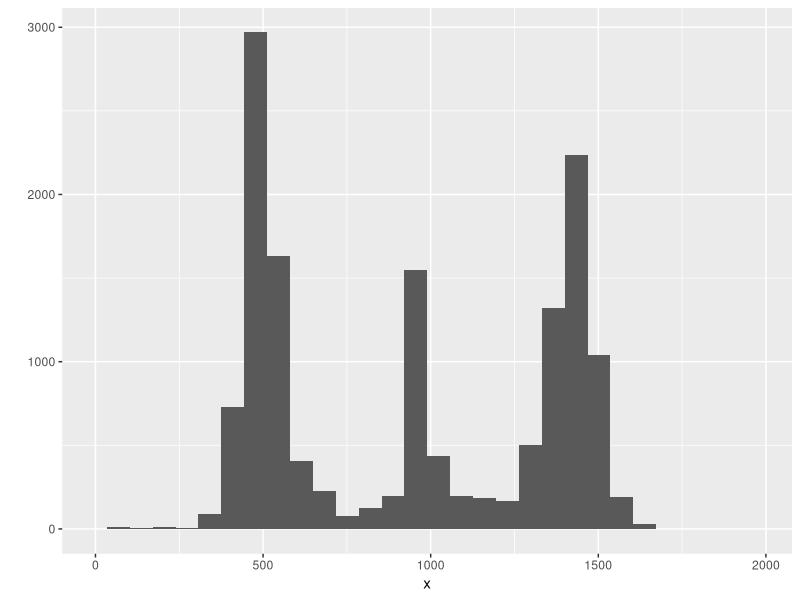
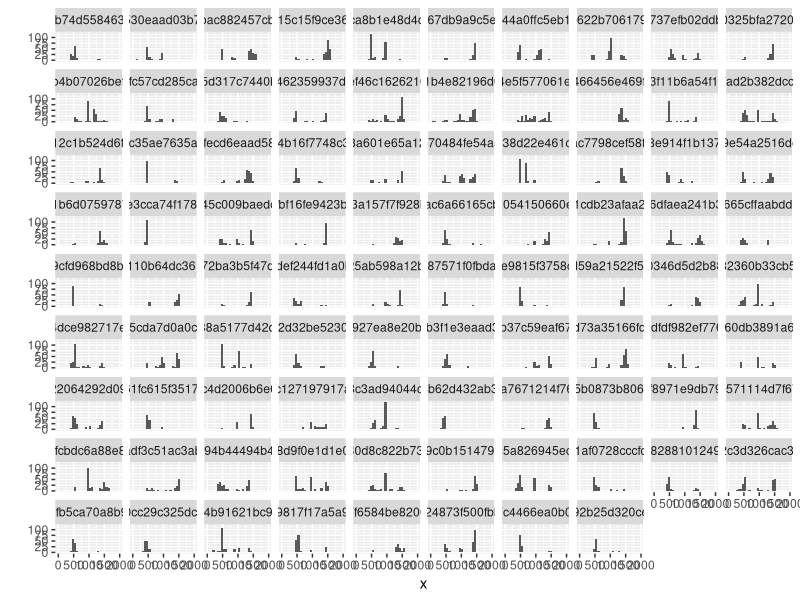
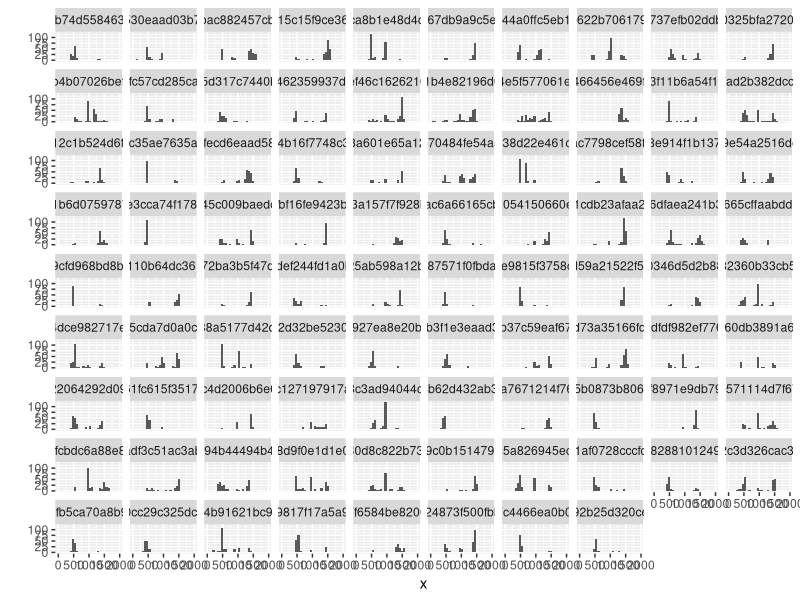
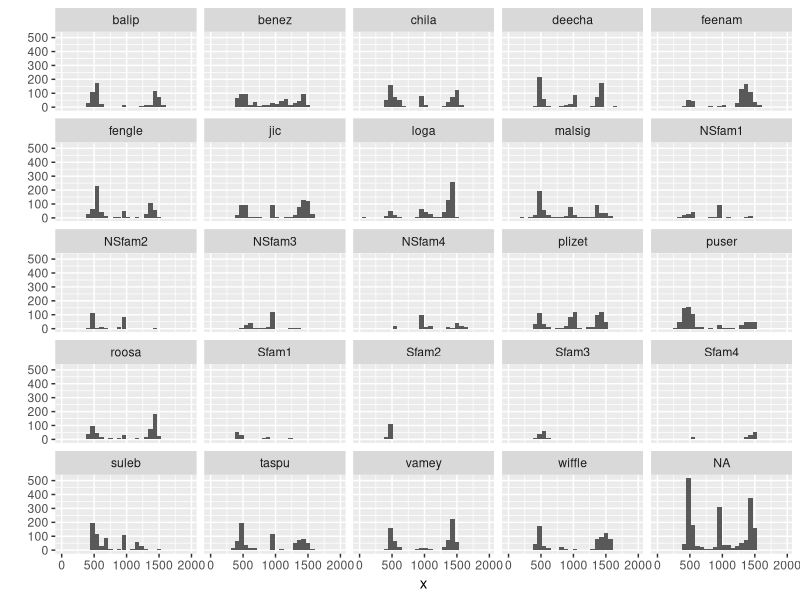
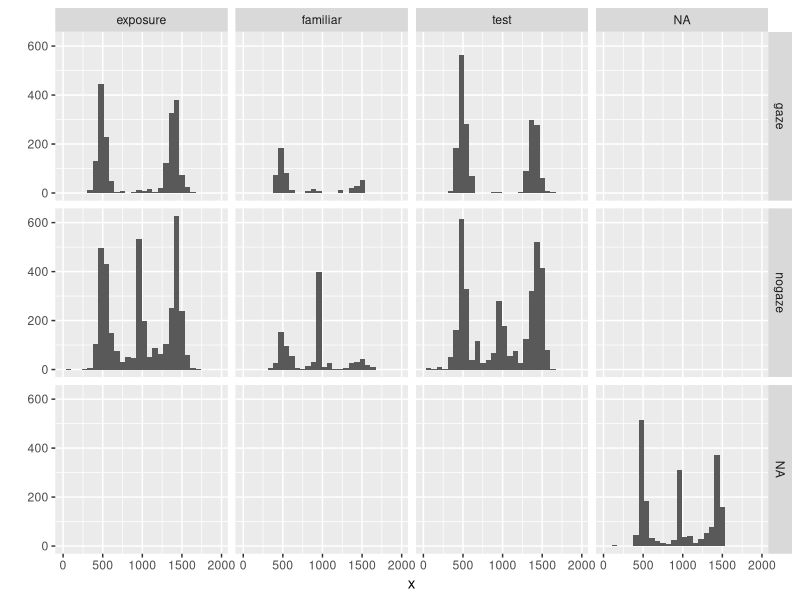
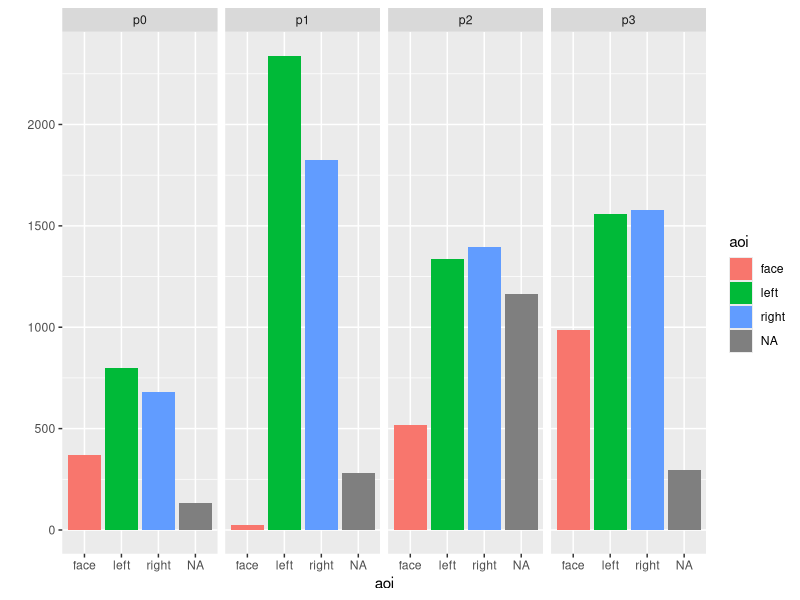
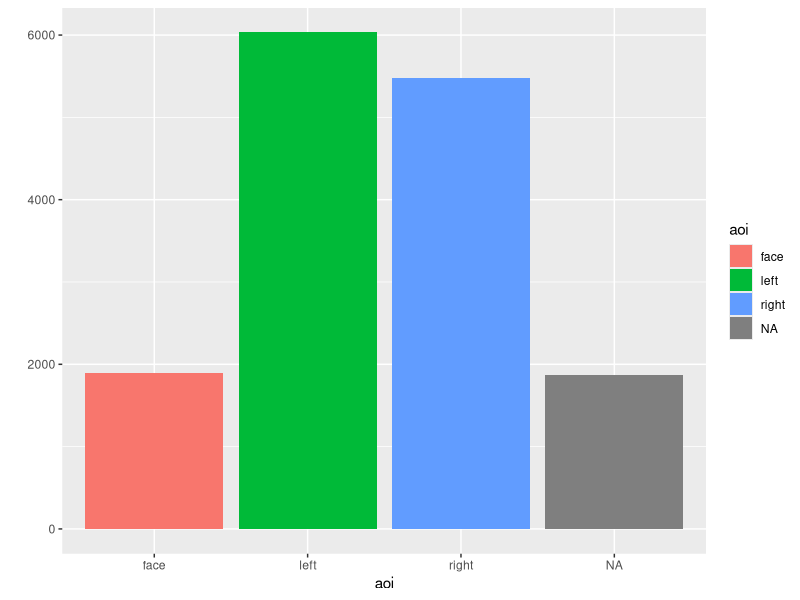
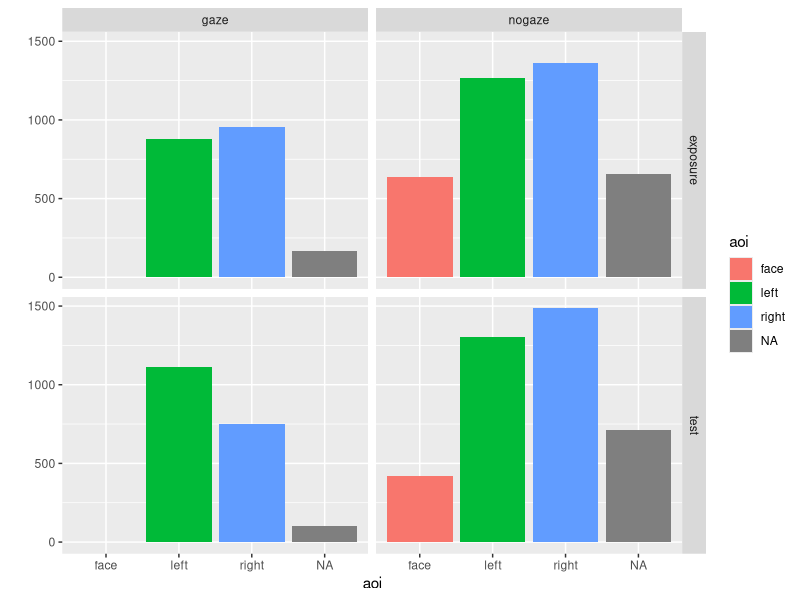

These figures' R source, in order:
rm(list = ls())
library(dplyr)
library(readr)
library(magrittr)
library(ggplot2)
library(tidyr)

d <- read_csv("processed_data/processed.csv")

### merge in subject info
subinfo <- read_csv("info/subinfo.csv")

d %<>% 
  mutate(subid = gsub(".txt", "", subid)) %>%
  left_join(subinfo)
  
### join trial info
trialinfo <- read_csv("info/trialinfo.csv")

d %<>% left_join(trialinfo, by = "stimulus")

### analyses

# raw
qplot(x, data=d) + 
  xlim(c(0,1980))

qplot(x, facets = ~ stimulus, 
      data=d) + 
  xlim(c(0,1980))

qplot(x, facets = ~ stimulus, data=d) +
  xlim(c(0,1980))

qplot(x, facets = ~ shortname, data=d) +
  xlim(c(0,1980))

qplot(x, facets = gaze.condition ~ trial.type, data=d) +
  xlim(c(0,1980))

########### AOI ANALYSIS ###########

# get AOIs
d %<>% mutate(aoi = factor(ifelse(x > 210 & x < 750 & y < 540, "left", 
                           ifelse(x > 1170 & x < 1710 & y < 540, "right", 
                                  ifelse(x < 1230 & x > 690 & y > 540, "face", NA)))))

# plots by subject
qplot(aoi, fill = aoi, 
      facets = .~ subid, 
      data = d) 


qplot(aoi, fill = aoi, 
      data = d) 

d_filtered <- d %>% filter(trial.type != "familiar")
qplot(aoi, fill = aoi, facets = trial.type ~ gaze.condition, data = d_filtered) 

# manipulation check on exposure trials
# compare the distribution of looking to one vs. both objects 
# for all participants 


all.exp <- d %>% 
  filter(trial.type == "exposure" & aoi != "face") %>%
  xtabs(~aoi + shortname + subid + target_object, .) %>% 
  as.data.frame() %>%
  filter(aoi != "face")

##plyr - drop equals false

all.exp <- d %>% 
  filter(trial.type == "exposure" & aoi != "face") %>%
  select(subid, condition) %>%
  unique() %>%
  left_join(all.exp, by = "subid")

##qplot(data=filter(ss, aoi != "face"), x=aoi, y = Freq, facets = subid ~ shortname,
##      geom = "bar", stat = "identity", fill = condition)


############ DETERMINE TARGET ON EXPOSURE ################

#create table for looks to target by trial name (exposure only)
exp.looks.to.target <- all.exp%>%
  select(shortname, condition) %>%
  unique()

#nogaze: proportion of looking to the left over both objects for each trial
ng.exp <- all.exp %>%
  filter(condition == "nogaze")

#mark naive participants in doc
#eventually - amount of time spent looking at kept object
#correct object is one kept
#slack help channel
  
subs <- unique(ng.exp$subid)
trials <- unique(ng.exp$shortname)
total.looks <- 0
counted.trials <- 0
for (trial in trials){
  trialtotal <- 0
  counted.subs <- 0
  for (sub in subs){
    temp <- subset(ng.exp, shortname == trial & subid == sub)
    left.to.total <- temp[[which(temp$target_object == "left" &
                                  temp$aoi == "left"), "Freq"]] +
      temp[[which(temp$target_object == "left" & temp$aoi == "right"), "Freq"]]
    right.to.total <- temp[[which(temp$target_object == "right" &
                                   temp$aoi == "left"), "Freq"]] +
      temp[[which(temp$target_object == "right" & temp$aoi == "right"), "Freq"]]
    if(left.to.total + right.to.total != 0){
      if(left.to.total == 0){
        correct_TO = "right"
        incorrect_TO = "left"
      } else{
        correct_TO = "left"
        incorrect_TO = "right"
      }
      temp <- subset(temp, target_object == correct_TO)
      corr <- temp[[which(temp$aoi == correct_TO), "Freq"]]
      incorr <- temp[[which(temp$aoi == incorrect_TO), "Freq"]]
      target <- corr / (corr+incorr)
      all.exp$exptarget[all.exp$subid == sub & all.exp$shortname == trial & 
                     all.exp$target_object == correct_TO] <- target
      total.looks <- total.looks + target
      counted.trials = counted.trials + 1
      counted.subs = counted.subs + 1
      trialtotal <- trialtotal + target
    }
  }
  trialmean <- trialtotal / counted.subs
  exp.looks.to.target$targetprop[exp.looks.to.target$shortname == trial &
                                   exp.looks.to.target$condition == "nogaze"] <-trialmean
}

#proportion of looks to left object across No Gaze exposure trials
nsmean <- total.looks / counted.trials #currently .499


#gaze: proportion of looking to object of gaze for each trial

g.exp <- all.exp %>%
  filter(condition == "gaze")

subs <- unique(g.exp$subid)
trials <- unique(g.exp$shortname)
total.looks <- 0
counted.trials <- 0
for (trial in trials){
  trialtotal <- 0
  counted.subs <- 0
  for (sub in subs){
    temp <- subset(g.exp, shortname == trial & subid == sub)
    left.to.total <- temp[[which(temp$target_object == "left" &
                                  temp$aoi == "left"), "Freq"]] +
      temp[[which(temp$target_object == "left" & temp$aoi == "right"), "Freq"]]
    right.to.total <- temp[[which(temp$target_object == "right" &
                                   temp$aoi == "left"), "Freq"]] +
      temp[[which(temp$target_object == "right" & temp$aoi == "right"), "Freq"]]
    if(left.to.total + right.to.total != 0){
      if(left.to.total == 0){
        correct_TO = "right"
        incorrect_TO = "left"
      } else{
        correct_TO = "left"
        incorrect_TO = "right"
      }
      temp <- subset(temp, target_object == correct_TO)
      corr <- temp[[which(temp$aoi == correct_TO), "Freq"]]
      incorr <- temp[[which(temp$aoi == incorrect_TO), "Freq"]]
      target <- corr / (corr+incorr)
      all.exp$exptarget[all.exp$subid == sub & all.exp$shortname == trial & 
                    all.exp$target_object == correct_TO] <- target
      total.looks <- total.looks + target
      counted.trials = counted.trials + 1
      counted.subs = counted.subs + 1
      trialtotal <- trialtotal + target
    }
  }
  trialmean <- trialtotal / counted.subs
  exp.looks.to.target$targetprop[exp.looks.to.target$shortname == trial &
                                   exp.looks.to.target$condition == "gaze"] <-trialmean
}

#proportion of looks to left object across Gaze exposure trials
socmean <- total.looks / counted.trials

all.exp <- all.exp %>%
  filter(!is.na(exptarget))

### REMOVE MESSY TEMP THINGS ####
rm(corr)
rm(correct_TO)
rm(incorr)
rm(incorrect_TO)
rm(subs)
rm(trials)
rm(temp)
rm(counted.subs)
rm(counted.trials)
rm(left.to.total)
rm(right.to.total)
rm(sub)
rm(target)
rm(total.looks)
rm(trial)
rm(trialmean)
rm(trialtotal)

####### BY TRIAL #########

##plot look proportions by trial
##summarise & group by trial

#plots proportion looking to target by trial name across subjects
qplot(targetprop, 
      facets = .~ condition, 
      binwidth = .10,
      data = exp.looks.to.target) 

####### TEST LOOKING RATES ###########

#for each pair of trials, success rate is proportion of looking to target object
#in test trial

#1: just get base success rate
#2: plot base success rate by gaze vs no gaze
#3: further break it up to reflect whether or not they looked at target in exposure

all.test <- d %>% 
  filter(trial.type == "test" & aoi != "face") %>%
  xtabs(~aoi + shortname + subid + target_object, .) %>% 
  as.data.frame() %>%
  filter(aoi != "face")

##plyr - drop equals false

all.test <- d %>% 
  filter(trial.type == "test" & aoi != "face") %>%
  select(subid, condition) %>%
  unique() %>%
  left_join(all.test, by = "subid")

#create table for looks to target by trial name (exposure only)
test.looks.to.target <- all.test%>%
  select(shortname, condition) %>%
  unique()

#nogaze: proportion of looking to the left over both objects for each trial
ng.test <- all.test %>%
  filter(condition == "nogaze")

#mark naive participants in doc
#eventually - amount of time spent looking at kept object
#correct object is one kept
#slack help channel

subs <- unique(ng.test$subid)
trials <- unique(ng.test$shortname)
nttotal <- 0
counted.trials <- 0
for (trial in trials){
  trialtotal <- 0
  counted.subs <- 0
  for (sub in subs){
    temp <- subset(ng.test, shortname == trial & subid == sub)
    left.to.total <- temp[[which(temp$target_object == "left" &
                                   temp$aoi == "left"), "Freq"]] +
      temp[[which(temp$target_object == "left" & temp$aoi == "right"), "Freq"]]
    right.to.total <- temp[[which(temp$target_object == "right" &
                                    temp$aoi == "left"), "Freq"]] +
      temp[[which(temp$target_object == "right" & temp$aoi == "right"), "Freq"]]
    if(left.to.total + right.to.total != 0){
      if(left.to.total == 0){
        correct_TO = "right"
        incorrect_TO = "left"
      } else{
        correct_TO = "left"
        incorrect_TO = "right"
      }
      temp <- subset(temp, target_object == correct_TO)
      corr <- temp[[which(temp$aoi == correct_TO), "Freq"]]
      incorr <- temp[[which(temp$aoi == incorrect_TO), "Freq"]]
      target <- corr / (corr+incorr)
      all.test$testtarget[all.test$subid == sub & all.test$shortname == trial & 
                     all.test$target_object == correct_TO] <- target
      nttotal <- nttotal + target
      counted.trials = counted.trials + 1
      counted.subs = counted.subs + 1
      trialtotal <- trialtotal + target
    }
  }
  trialmean <- trialtotal / counted.subs
  test.looks.to.target$targetprop[test.looks.to.target$shortname == trial &
                                   test.looks.to.target$condition == "nogaze"] <-trialmean
}

#proportion of looks to left object across No Gaze exposure trials
ntmean <- nttotal / counted.trials #currently .499


#gaze: proportion of looking to object of gaze for each trial

g.test <- all.test %>%
  filter(condition == "gaze")

subs <- unique(g.test$subid)
trials <- unique(g.test$shortname)
socttotal <- 0
counted.trials <- 0
for (trial in trials){
  trialtotal <- 0
  counted.subs <- 0
  for (sub in subs){
    temp <- subset(g.test, shortname == trial & subid == sub)
    left.to.total <- temp[[which(temp$target_object == "left" &
                                   temp$aoi == "left"), "Freq"]] +
      temp[[which(temp$target_object == "left" & temp$aoi == "right"), "Freq"]]
    right.to.total <- temp[[which(temp$target_object == "right" &
                                    temp$aoi == "left"), "Freq"]] +
      temp[[which(temp$target_object == "right" & temp$aoi == "right"), "Freq"]]
    if(left.to.total + right.to.total != 0){
      if(left.to.total == 0){
        correct_TO = "right"
        incorrect_TO = "left"
      } else{
        correct_TO = "left"
        incorrect_TO = "right"
      }
      temp <- subset(temp, target_object == correct_TO)
      corr <- temp[[which(temp$aoi == correct_TO), "Freq"]]
      incorr <- temp[[which(temp$aoi == incorrect_TO), "Freq"]]
      target <- corr / (corr+incorr)
      all.test$testtarget[all.test$subid == sub & all.test$shortname == trial & 
                     all.test$target_object == correct_TO] <- target
      socttotal <- socttotal + target
      counted.trials = counted.trials + 1
      counted.subs = counted.subs + 1
      trialtotal <- trialtotal + target
    }
  }
  trialmean <- trialtotal / counted.subs
  test.looks.to.target$targetprop[test.looks.to.target$shortname == trial &
                                   test.looks.to.target$condition == "gaze"] <-trialmean
}

#proportion of looks to left object across Gaze exposure trials
soctmean <- socttotal / counted.trials

all.test <- all.test %>%
  filter(!is.na(testtarget))

### REMOVE MESSY TEMP THINGS ####
rm(corr)
rm(correct_TO)
rm(incorr)
rm(incorrect_TO)
rm(subs)
rm(trials)
rm(temp)
rm(counted.subs)
rm(counted.trials)
rm(left.to.total)
rm(right.to.total)
rm(sub)
rm(target)
rm(total.looks)
rm(trial)
rm(trialmean)
rm(trialtotal)

qplot(targetprop, 
      facets = .~ condition, 
      data = test.looks.to.target) 


######### SAME/SWITCH ############

#"same": looked more at target object on exposure
#"switch": looked more at non-target object on exposure

##dealing with same trials only, should see a reasonably high rate of success on 
##test trials



all.looks <- all.exp %>%
  left_join(all.test, by = c("subid", "condition", "aoi", "shortname")) %>%
  select(subid, condition, shortname, exptarget, testtarget) %>%
  unique()


##x-axis: how an individual did on exposure trial
##y-axis: how the individual did on test trial
qplot(x=exptarget, y=testtarget, color = condition, data=all.looks)


####### TIMECOURSE ANALYSES #######
ms <- d %>%
  mutate(t.stim.binned = round(t.stim * 10) / 10) %>%
  group_by(t.stim.binned, gaze.condition) %>%
  summarise(face = mean(aoi == "face", na.rm=TRUE), 
            left = mean(aoi == "left", na.rm=TRUE),
            right = mean(aoi == "right", na.rm=TRUE)) %>%
  gather(stim, prop, face, left, right)

qplot(t.stim.binned, prop, col = stim, 
      geom = "line",
      facets = ~ gaze.condition, 
      data=ms) + 
  ylim(c(0,1)) +
  geom_hline(yintercept = .5, lty = 2, col = "black")




